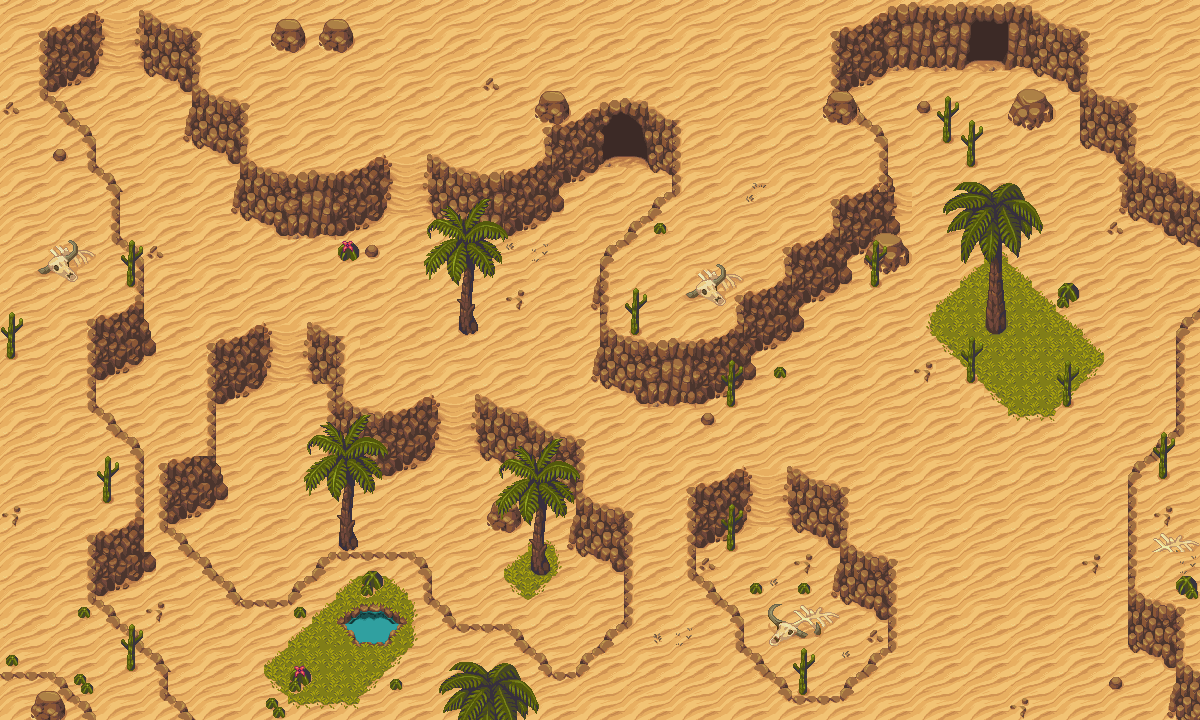

Tiled map render using the project's own tile images. Description and the map definition, with tile-layer contents summarised, below:
An orthogonal 50x30 tile map with 24x24 px tiles, 22 tile layers (Tile Layer 1, Tile Layer 2, Tile Layer 3, Tile Layer 4, ...) and 448 objects.

<map version="1.10" tiledversion="1.11.2" orientation="orthogonal" renderorder="right-down" width="50" height="30" tilewidth="24" tileheight="24" infinite="0" nextlayerid="32" nextobjectid="668">
 <editorsettings>
  <export target="desertMap.lua" format="lua" />
 </editorsettings>
 <tileset firstgid="1" name="Desert Tileset" tilewidth="24" tileheight="24" tilecount="576" columns="16">
  <image source="Desert Tileset/Original tileset (24 x 24)/Desert Tileset.png" width="384" height="864" />
 </tileset>
 <layer id="1" name="Tile Layer 1" width="50" height="30">
  <data>[1500 cells, 1500 non-empty, 5 distinct tile ids]</data>
 </layer>
 <layer id="2" name="Tile Layer 2" width="50" height="30">
  <data>[1500 cells, 102 non-empty, 40 distinct tile ids]</data>
 </layer>
 <layer id="3" name="Tile Layer 3" width="50" height="30">
  <data>[1500 cells, 49 non-empty, 39 distinct tile ids]</data>
 </layer>
 <layer id="4" name="Tile Layer 4" width="50" height="30">
  <data>[1500 cells, 12 non-empty, 12 distinct tile ids]</data>
 </layer>
 <layer id="5" name="Tile Layer 5" width="50" height="30">
  <data>[1500 cells, 12 non-empty, 12 distinct tile ids]</data>
 </layer>
 <layer id="6" name="Tile Layer 6" width="50" height="30">
  <data>[1500 cells, 16 non-empty, 14 distinct tile ids]</data>
 </layer>
 <layer id="7" name="Tile Layer 7" width="50" height="30">
  <data>[1500 cells, 6 non-empty, 6 distinct tile ids]</data>
 </layer>
 <layer id="8" name="Tile Layer 8" width="50" height="30">
  <data>[1500 cells, 10 non-empty, 10 distinct tile ids]</data>
 </layer>
 <layer id="9" name="Tile Layer 9" width="50" height="30">
  <data>[1500 cells, 28 non-empty, 22 distinct tile ids]</data>
 </layer>
 <layer id="11" name="Tile Layer 10" width="50" height="30">
  <data>[1500 cells, 3 non-empty, 3 distinct tile ids]</data>
 </layer>
 <layer id="14" name="Tile Layer 11" width="50" height="30">
  <data>[1500 cells, 20 non-empty, 10 distinct tile ids]</data>
 </layer>
 <layer id="15" name="Tile Layer 12" width="50" height="30">
  <data>[1500 cells, 22 non-empty, 13 distinct tile ids]</data>
 </layer>
 <layer id="16" name="Tile Layer 13" width="50" height="30">
  <data>[1500 cells, 24 non-empty, 20 distinct tile ids]</data>
 </layer>
 <layer id="17" name="Tile Layer 14" width="50" height="30">
  <data>[1500 cells, 245 non-empty, 54 distinct tile ids]</data>
 </layer>
 <layer id="21" name="Tile Layer 15" width="50" height="30">
  <data>[1500 cells, 8 non-empty, 8 distinct tile ids]</data>
 </layer>
 <layer id="22" name="Tile Layer 16" width="50" height="30">
  <data>[1500 cells, 13 non-empty, 13 distinct tile ids]</data>
 </layer>
 <layer id="23" name="Tile Layer 17" width="50" height="30">
  <data>[1500 cells, 101 non-empty, 62 distinct tile ids]</data>
 </layer>
 <layer id="24" name="Tile Layer 18" width="50" height="30">
  <data>[1500 cells, 93 non-empty, 52 distinct tile ids]</data>
 </layer>
 <layer id="25" name="Tile Layer 19" width="50" height="30">
  <data>[1500 cells, 46 non-empty, 22 distinct tile ids]</data>
 </layer>
 <layer id="27" name="Tile Layer 20" width="50" height="30">
  <data>[1500 cells, 74 non-empty, 50 distinct tile ids]</data>
 </layer>
 <layer id="28" name="Tile Layer 21" width="50" height="30">
  <data>[1500 cells, 6 non-empty, 4 distinct tile ids]</data>
 </layer>
 <objectgroup id="30" name="Collision Detection Layer">
  <object id="8" x="120" y="240" width="24" height="48" />
  <object id="11" x="142" y="456" width="2" height="72" />
  <object id="12" x="96" y="456" width="24" height="48" />
  <object id="14" x="0" y="312" width="24" height="48" />
  <object id="15" x="120" y="624" width="24" height="48" />
  <object id="31" x="540" y="96" width="24" height="24" />
  <object id="32" x="552" y="120" width="48" height="6" />
  <object id="33" x="600" y="108" width="48" height="12" />
  <object id="34" x="648" y="120" width="24" height="6" />
  <object id="35" x="672" y="120" width="2" height="72" />
  <object id="36" x="648" y="210" width="4" height="6" />
  <object id="48" x="876" y="240" width="24" height="24" />
  <object id="51" x="829" y="96" width="24" height="24" />
  <object id="56" x="1015" y="97" width="32" height="27" />
  <object id="62" x="1176" y="312" width="24" height="144">
   <polygon points="0,24 24,0 24,144 0,144" />
  </object>
  <object id="63" x="1152" y="432" width="24" height="24">
   <polygon points="0,0 24,0 24,24 0,24" />
  </object>
  <object id="64" x="1128" y="456" width="24" height="192">
   <polygon points="0,24 24,0 24,168 0,168" />
  </object>
  <object id="65" x="1152" y="600" width="48" height="48" />
  <object id="66" x="1176" y="648" width="24" height="72" />
  <object id="67" x="1056" y="396" width="24" height="12" />
  <object id="69" x="984" y="312" width="24" height="12" />
  <object id="74" x="792" y="648" width="24" height="24" />
  <object id="85" x="624" y="517" width="2" height="107" />
  <object id="96" x="240" y="600" width="48" height="4" />
  <object id="109" x="214" y="349" width="2" height="107" />
  <object id="121" x="600" y="264" width="2" height="74" />
  <object id="140" x="118" y="192" width="2" height="48" />
  <object id="148" x="46" y="37" width="2" height="59" />
  <object id="151" x="886" y="144" width="2" height="72" />
  <object id="158" x="546" y="664" width="34" height="2" />
  <object id="159" x="336" y="552" width="72" height="4" />
  <object id="160" x="456" y="624" width="48" height="2" />
  <object id="162" x="576" y="441" width="2" height="63" />
  <object id="164" x="888" y="559" width="2" height="17" />
  <object id="165" x="888" y="576" width="2" height="24" />
  <object id="167" x="888" y="600" width="2" height="24" />
  <object id="177" x="656" y="197" width="10" height="1" />
  <object id="179" x="652" y="198" width="4" height="12" />
  <object id="180" x="666" y="192" width="6" height="1" />
  <object id="182" x="665" y="192" width="1" height="5" />
  <object id="184" x="550" y="126" width="2" height="42" />
  <object id="185" x="192" y="37" width="2" height="59" />
  <object id="190" x="48" y="96" width="8" height="2" />
  <object id="192" x="56" y="98" width="2" height="3" />
  <object id="195" x="58" y="99" width="6" height="2" />
  <object id="198" x="64" y="101" width="2" height="11" />
  <object id="199" x="66" y="112" width="6" height="2" />
  <object id="200" x="70" y="114" width="2" height="6" />
  <object id="201" x="72" y="120" width="8" height="2" />
  <object id="202" x="80" y="122" width="2" height="3" />
  <object id="203" x="82" y="123" width="6" height="2" />
  <object id="204" x="88" y="125" width="2" height="11" />
  <object id="205" x="90" y="136" width="6" height="2" />
  <object id="206" x="94" y="138" width="2" height="6" />
  <object id="207" x="96" y="168" width="8" height="2" />
  <object id="208" x="104" y="170" width="2" height="3" />
  <object id="209" x="106" y="171" width="6" height="2" />
  <object id="210" x="112" y="173" width="2" height="11" />
  <object id="211" x="114" y="184" width="6" height="2" />
  <object id="212" x="118" y="186" width="2" height="6" />
  <object id="213" x="94" y="144" width="2" height="24" />
  <object id="215" x="142" y="288" width="2" height="24" />
  <object id="217" x="96" y="408" width="8" height="2" />
  <object id="218" x="104" y="410" width="2" height="3" />
  <object id="219" x="106" y="411" width="6" height="2" />
  <object id="220" x="112" y="413" width="2" height="11" />
  <object id="221" x="114" y="424" width="6" height="2" />
  <object id="222" x="118" y="426" width="2" height="6" />
  <object id="223" x="120" y="432" width="8" height="2" />
  <object id="224" x="128" y="434" width="2" height="3" />
  <object id="225" x="130" y="435" width="6" height="2" />
  </objectgroup>
 <layer id="31" name="Foreground Layer" width="50" height="30">
  <data>[1500 cells, 90 non-empty, 38 distinct tile ids]</data>
 </layer>
</map>
<!-- 377 of 448 objects omitted -->
